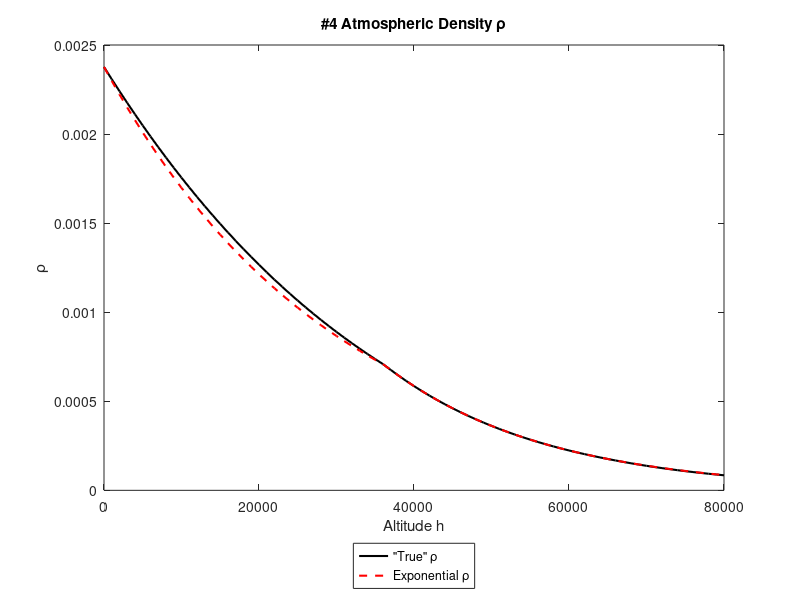
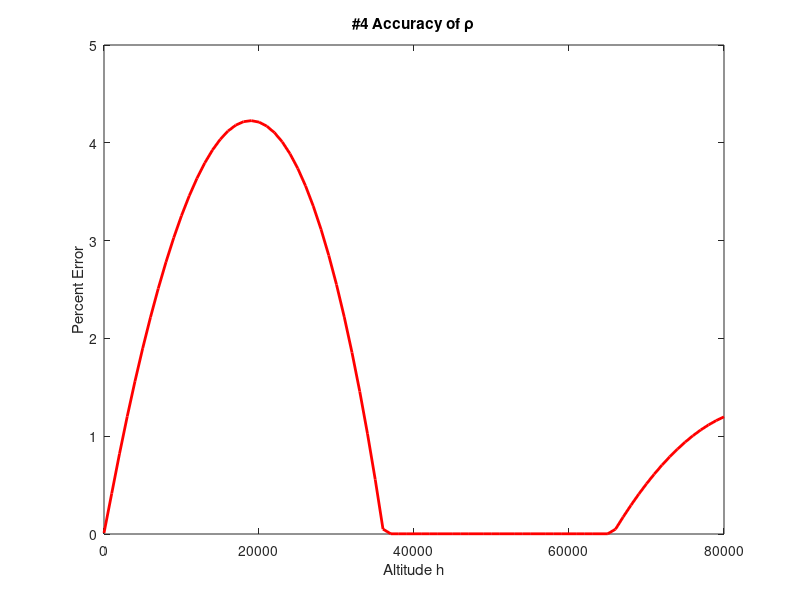

Write the MATLAB code that produced these figures, in order.
%% Flight D HW 3 Kiara Alvarez ksa698
%h=altitude
h=[0:1000:80000];
%constants
    rho_s=2.3769E-3;
    rho_t=7.0613E-4;
    rho_p=1.7083E-4;
    ht=36089;
    h_p=65617;
for i=1:length(h)
    if (0<=h(i)) && (h(i)<= 36089)
        t(i)=518.69-3.5662E-3*(h(i));
        %p(i)=1.1376E-11.*t(i).^5.2560;
        rho(i)=6.627E-15*t(i)^4.2560;
    elseif (36089<h(i)) && (h(i)<= 65617)
        %t(i)=389.99;
        p(i)=2678.4*exp(-4.8063E-5*h(i));
        rho(i)=1.4939E-6*p(i);
    else
        t(i)=389.99+(h(i)-65617)*5.4864E-4;
        %p(i)=3.7930E90.*t(i).^-34.164;
        rho(i)=2.2099E87*t(i)^-35.164;
    end
end

for j=1:length(h)
    if h(j) <= 36089
        rho_e(j)=rho_s*exp(-h(j)/29730);
    elseif (36089<h(j)) && (h(j)<= 65617)
        rho_e(j)=rho_t*exp(-(h(j)-ht)/20806);
    else
        rho_e(j)=rho_p*exp(-(h(j)-h_p)/20770);

    end
end

figure
plot(h,rho,'k','linewidth',1.5)
hold on
plot(h,rho_e,'r--','linewidth',1.5)
legend('"True" \rho', 'Exponential \rho','location','southoutside')
xlabel('Altitude h')
ylabel('\rho')
title('#4 Atmospheric Density \rho')


% Finding error
error=abs(((rho-rho_e)./rho).*100);
figure
plot(h,error,'r','linewidth',2)
xlabel('Altitude h')
ylabel('Percent Error')
title('#4 Accuracy of \rho')
